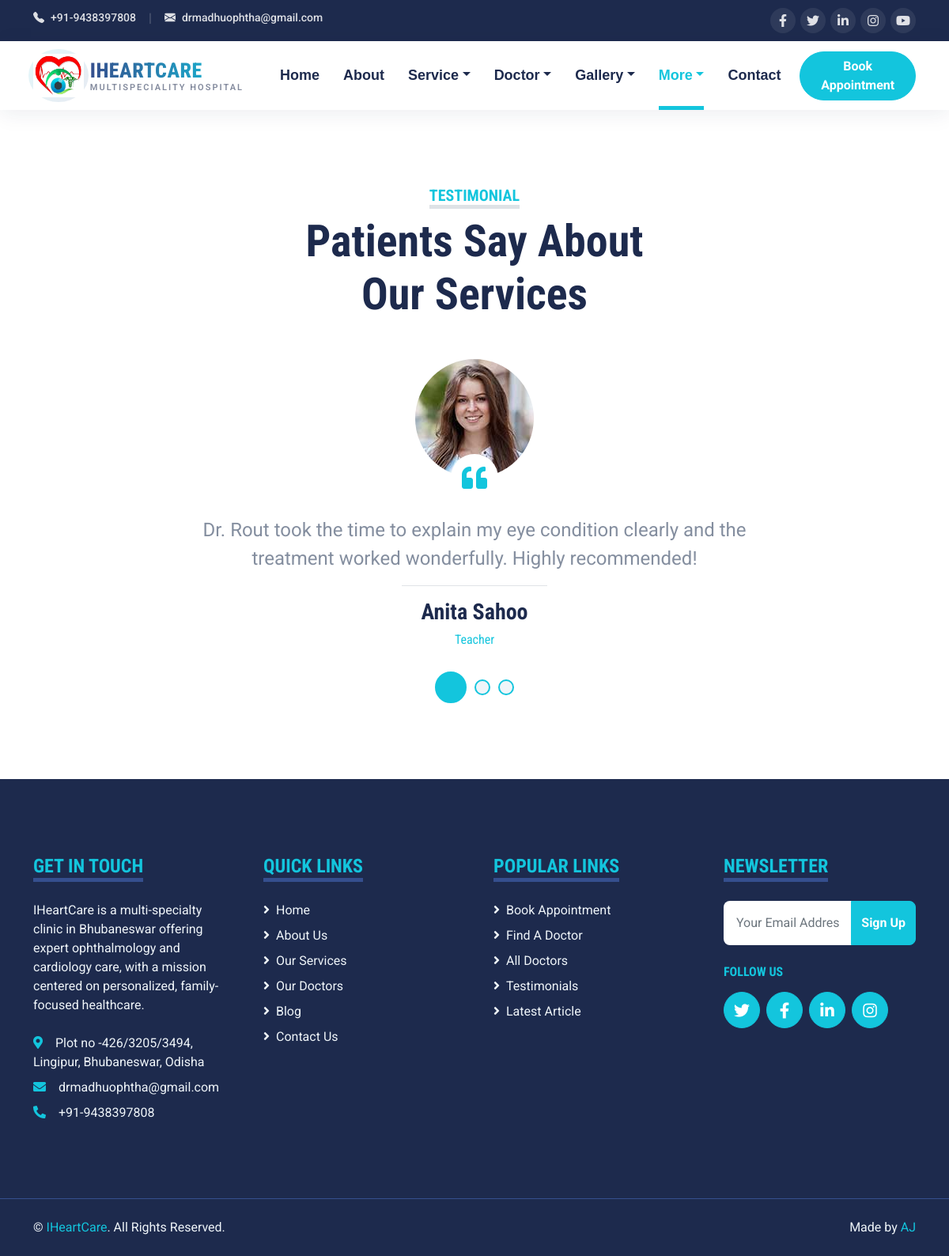
Page /testimonials/ on the committed database.
### core/models.py (models this page shows, shortened)
class SiteSettings(models.Model):
    site_name = models.CharField(max_length=100, default="IHeartCare")
    phone = models.CharField(max_length=30, default="+012 345 6789")
    email = models.EmailField(default="info@iheartcare.com")
    address = models.CharField(max_length=255, default="123 Street, New York, USA")
    about_text = models.TextField(
        blank=True,
        default="IHeartCare is committed to providing personalized, family-centered "
        "healthcare with compassion and expertise.",
    )
    map_embed_url = models.URLField(blank=True, help_text="Google Maps embed URL for the contact page")
    facebook_url = models.URLField(blank=True, default="#!")
    twitter_url = models.URLField(blank=True, default="#!")
    linkedin_url = models.URLField(blank=True, default="#!")
    instagram_url = models.URLField(blank=True, default="#!")
    youtube_url = models.URLField(blank=True, default="#!")
    class Meta:
        verbose_name = "Site Settings"
        verbose_name_plural = "Site Settings"
    @classmethod
    def load(cls):
        obj, _ = cls.objects.get_or_create(pk=1)
        return obj

class Testimonial(models.Model):
    patient_name = models.CharField(max_length=100)
    profession = models.CharField(max_length=100, blank=True)
    photo = models.ImageField(upload_to="testimonials/", blank=True, null=True)
    message = models.TextField()
    order = models.PositiveIntegerField(default=0)
    class Meta:
        ordering = ["order", "id"]

### core/views.py (the view)
# urls.py: path("testimonials/", views.testimonial, name="testimonial"),
def testimonial(request):
    context = _base_context("testimonial")
    context["testimonials"] = Testimonial.objects.all()
    return render(request, "testimonial/testimonial.html", context)

### core/context_processors.py (called while the page is built)
def site_settings(request):
    return {
        "site_settings": SiteSettings.load(),
        "nav_services": Service.objects.all(),
        "nav_doctors": Doctor.objects.all(),
    }

### core/models.py (called while the page is built)
    def get_absolute_url(self):
        return reverse("core:doctor_detail", args=[self.slug])

    def get_absolute_url(self):
        return reverse("core:service_detail", args=[self.slug])

### core/views.py (called while the page is built)
def _base_context(active):
    return {"active": active, "pages_group": PAGES_GROUP, "gallery_group": GALLERY_GROUP}

### templates/testimonial/testimonial.html (shortened to what this page needs)
{% extends "base.html" %}
{% load static %}
{% block content %}
{% include "partials/testimonial_carousel.html" %}
{% endblock %}

### templates/partials/navbar.html (shortened to what this page needs)
{% load static %}
<div class="topbar container-fluid d-none d-lg-block">
    <div class="container">
        <div class="row">
            <div class="col-md-6 text-center text-lg-start mb-2 mb-lg-0">
                <div class="d-inline-flex align-items-center">
                    <a class="topbar-link pe-3" href="tel:{{ site_settings.phone }}"><i
                            class="bi bi-telephone-fill me-2"></i>{{ site_settings.phone }}</a>
                    <span class="topbar-divider">|</span>
                    <a class="topbar-link px-3" href="mailto:{{ site_settings.email }}"><i
                            class="bi bi-envelope-fill me-2"></i>{{ site_settings.email }}</a>
                </div>
            </div>
            <div class="col-md-6 text-center text-lg-end">
                <div class="d-inline-flex align-items-center">
                    <a class="topbar-social" href="{{ site_settings.facebook_url }}">
                        <i class="fab fa-facebook-f"></i>
                    </a>
                    <a class="topbar-social" href="{{ site_settings.twitter_url }}">
                        <i class="fab fa-twitter"></i>
                    </a>
                    <a class="topbar-social" href="{{ site_settings.linkedin_url }}">
                        <i class="fab fa-linkedin-in"></i>
                    </a>
                    <a class="topbar-social" href="{{ site_settings.instagram_url }}">
                        <i class="fab fa-instagram"></i>
                    </a>
                    <a class="topbar-social" href="{{ site_settings.youtube_url }}">
                        <i class="fab fa-youtube"></i>
                    </a>
                </div>
            </div>
        </div>
    </div>
</div>
<div class="container-fluid sticky-top bg-white main-navbar{% if active != 'home' %} mb-5{% endif %}" id="mainNavbar">
    <div class="container">
        <nav class="navbar navbar-expand-lg bg-white navbar-light py-3 py-lg-0">
            <a href="{% url 'core:home' %}" class="navbar-brand d-flex align-items-center">
                <div class="navbar-logo-wrap me-2">
                    <img src="{% static 'core/img/logo.png' %}" alt="{{ site_settings.site_name }}" class="navbar-logo">
                </div>
                <div class="navbar-brand-text">
                    <h1 class="m-0 text-uppercase">{{ site_settings.site_name }}</h1>
                    <span class="navbar-brand-tagline">Multispeciality Hospital</span>
                </div>
            </a>
            <div class="collapse navbar-collapse" id="navbarCollapse">
                <div class="navbar-nav ms-auto py-0 align-items-lg-center">
                    <a href="{% url 'core:home' %}" class="nav-item nav-link {% if active == 'home' %}active{% endif %}">Home</a>
                    <a href="{% url 'core:about' %}" class="nav-item nav-link {% if active == 'about' %}active{% endif %}">About</a>
                    <div class="nav-item dropdown">
                        <a href="{% url 'core:service' %}" class="nav-link dropdown-toggle {% if active == 'service' %}active{% endif %}" data-bs-toggle="dropdown">Service</a>
                    </div>
                    <div class="nav-item dropdown">
                        <a href="{% url 'core:price' %}" class="nav-link dropdown-toggle {% if active == 'price' %}active{% endif %}" data-bs-toggle="dropdown">Doctor</a>
                    </div>
                    <div class="nav-item dropdown">
                        <a href="#" class="nav-link dropdown-toggle {% if active in gallery_group %}active{% endif %}" data-bs-toggle="dropdown">Gallery</a>
                    </div>
                    <div class="nav-item dropdown">
                        <a href="#" class="nav-link dropdown-toggle {% if active in pages_group %}active{% endif %}" data-bs-toggle="dropdown">More</a>
                    </div>
                    <a href="{% url 'core:contact' %}" class="nav-item nav-link {% if active == 'contact' %}active{% endif %}">Contact</a>
                    <a href="{% url 'core:appointment' %}" class="btn btn-primary rounded-pill px-4 ms-lg-4 my-3 my-lg-0">Book Appointment</a>
                </div>
            </div>
        </nav>
    </div>
</div>

### templates/partials/testimonial_carousel.html
{% load static %}
<div class="container-fluid py-5">
    <div class="container">
        <div class="text-center mx-auto mb-5" style="max-width: 500px;">
            <h5 class="d-inline-block text-primary text-uppercase border-bottom border-5">Testimonial</h5>
            <h1 class="display-4">Patients Say About Our Services</h1>
        </div>
        <div class="row justify-content-center">
            <div class="col-lg-8">
                <div class="owl-carousel testimonial-carousel">
                    {% for testimonial in testimonials %}
                    <div class="testimonial-item text-center">
                        <div class="position-relative mb-5">
                            {% if testimonial.photo %}
                            <img class="img-fluid rounded-circle mx-auto" src="{{ testimonial.photo.url }}" alt="{{ testimonial.patient_name }}">
                            {% else %}
                            <img class="img-fluid rounded-circle mx-auto" src="{% static 'core/img/testimonial-1.jpg' %}" alt="{{ testimonial.patient_name }}">
                            {% endif %}
                            <div class="position-absolute top-100 start-50 translate-middle d-flex align-items-center justify-content-center bg-white rounded-circle"
                                style="width: 60px; height: 60px;">
                                <i class="fa fa-quote-left fa-2x text-primary"></i>
                            </div>
                        </div>
                        <p class="fs-4 fw-normal">{{ testimonial.message }}</p>
                        <hr class="w-25 mx-auto">
                        <h3>{{ testimonial.patient_name }}</h3>
                        {% if testimonial.profession %}
                        <h6 class="fw-normal text-primary mb-3">{{ testimonial.profession }}</h6>
                        {% endif %}
                    </div>
                    {% endfor %}
                </div>
            </div>
        </div>
    </div>
</div>

### templates/partials/footer.html
{% load static %}
<div class="container-fluid bg-dark text-light mt-5 py-5">
    <div class="container py-5">
        <div class="row g-5">
            <div class="col-lg-3 col-md-6">
                <h4 class="d-inline-block text-primary text-uppercase border-bottom border-5 border-secondary mb-4">
                    Get In Touch</h4>
                <p class="mb-4">{{ site_settings.about_text }}</p>
                <p class="mb-2"><i class="fa fa-map-marker-alt text-primary me-3"></i>{{ site_settings.address }}</p>
                <p class="mb-2"><i class="fa fa-envelope text-primary me-3"></i>{{ site_settings.email }}</p>
                <p class="mb-0"><i class="fa fa-phone-alt text-primary me-3"></i>{{ site_settings.phone }}</p>
            </div>
            <div class="col-lg-3 col-md-6">
                <h4 class="d-inline-block text-primary text-uppercase border-bottom border-5 border-secondary mb-4">
                    Quick Links</h4>
                <div class="d-flex flex-column justify-content-start">
                    <a class="text-light mb-2" href="{% url 'core:home' %}"><i class="fa fa-angle-right me-2"></i>Home</a>
                    <a class="text-light mb-2" href="{% url 'core:about' %}"><i class="fa fa-angle-right me-2"></i>About Us</a>
                    <a class="text-light mb-2" href="{% url 'core:service' %}"><i class="fa fa-angle-right me-2"></i>Our Services</a>
                    <a class="text-light mb-2" href="{% url 'core:team' %}"><i class="fa fa-angle-right me-2"></i>Our Doctors</a>
                    <a class="text-light mb-2" href="{% url 'core:blog' %}"><i class="fa fa-angle-right me-2"></i>Blog</a>
                    <a class="text-light" href="{% url 'core:contact' %}"><i class="fa fa-angle-right me-2"></i>Contact Us</a>
                </div>
            </div>
            <div class="col-lg-3 col-md-6">
                <h4 class="d-inline-block text-primary text-uppercase border-bottom border-5 border-secondary mb-4">
                    Popular Links</h4>
                <div class="d-flex flex-column justify-content-start">
                    <a class="text-light mb-2" href="{% url 'core:appointment' %}"><i class="fa fa-angle-right me-2"></i>Book Appointment</a>
                    <a class="text-light mb-2" href="{% url 'core:search' %}"><i class="fa fa-angle-right me-2"></i>Find A Doctor</a>
                    <a class="text-light mb-2" href="{% url 'core:price' %}"><i class="fa fa-angle-right me-2"></i>All Doctors</a>
                    <a class="text-light mb-2" href="{% url 'core:testimonial' %}"><i class="fa fa-angle-right me-2"></i>Testimonials</a>
                    <a class="text-light" href="{% url 'core:detail' %}"><i class="fa fa-angle-right me-2"></i>Latest Article</a>
                </div>
            </div>
            <div class="col-lg-3 col-md-6">
                <h4 class="d-inline-block text-primary text-uppercase border-bottom border-5 border-secondary mb-4">
                    Newsletter</h4>
                <form action="">
                    <div class="input-group">
                        <input type="text" class="form-control p-3 border-0" placeholder="Your Email Address">
                        <button class="btn btn-primary">Sign Up</button>
                    </div>
                </form>
                <h6 class="text-primary text-uppercase mt-4 mb-3">Follow Us</h6>
                <div class="d-flex">
                    <a class="btn btn-lg btn-primary btn-lg-square rounded-circle me-2" href="{{ site_settings.twitter_url }}"><i
                            class="fab fa-twitter"></i></a>
                    <a class="btn btn-lg btn-primary btn-lg-square rounded-circle me-2" href="{{ site_settings.facebook_url }}"><i
                            class="fab fa-facebook-f"></i></a>
                    <a class="btn btn-lg btn-primary btn-lg-square rounded-circle me-2" href="{{ site_settings.linkedin_url }}"><i
                            class="fab fa-linkedin-in"></i></a>
                    <a class="btn btn-lg btn-primary btn-lg-square rounded-circle" href="{{ site_settings.instagram_url }}"><i
                            class="fab fa-instagram"></i></a>
                </div>
            </div>
        </div>
    </div>
</div>
<div class="container-fluid bg-dark text-light border-top border-secondary py-4">
    <div class="container">
        <div class="row g-5">
            <div class="col-md-6 text-center text-md-start">
                <p class="mb-md-0">&copy; <a class="text-primary" href="{% url 'core:home' %}">{{ site_settings.site_name }}</a>. All Rights Reserved.
                </p>
            </div>
            <div class="col-md-6 text-center text-md-end">
                <p class="mb-0">Made by <span class="text-primary">AJ</span></p>
            </div>
        </div>
    </div>
</div>

### static/core/css/style.css (style rules this page uses)
:root { --primary: #13C5DD; --secondary: #354F8E; --light: #EFF5F9; --dark: #1D2A4D; }
.btn { font-weight: 700; transition: .5s; }
.btn-primary { color: #FFFFFF; }
.btn-lg-square { width: 46px; height: 46px; }
.btn-square, .btn-sm-square, .btn-lg-square { padding-left: 0; padding-right: 0; text-align: center; }
.topbar { background: var(--dark); padding: 10px 0; }
.topbar-link { text-decoration: none; color: rgba(255, 255, 255, .85); font-size: 14px; font-weight: 500; transition: .3s; }
.topbar-divider { color: rgba(255, 255, 255, .25); }
.topbar-social { display: inline-flex; align-items: center; justify-content: center; width: 32px; height: 32px; margin-left: 6px; border-radius: 50%; color: rgba(255, 255, 255, .85); background: rgba(255, 255, 255, .08); transition: .3s; }
.main-navbar { box-shadow: 0 5px 25px rgba(29, 42, 77, .08); transition: box-shadow .3s ease; }
.navbar-logo-wrap { position: relative; display: inline-flex; border-radius: 50%; transition: height .3s ease; }
.navbar-logo-wrap::before { content: ''; position: absolute; inset: -6px; border-radius: 50%; background: linear-gradient(135deg, var(--primary), var(--secondary)); opacity: .12; transition: opacity .3s ease; }
.navbar-logo { position: relative; height: 55px; width: auto; transition: height .3s ease; }
.navbar-brand-text { line-height: 1; }
.navbar-brand-text h1 { font-size: 26px; font-weight: 800; letter-spacing: .5px; line-height: 1; background: linear-gradient(90deg, var(--secondary), var(--primary)); -webkit-background-clip: text; background-clip: text; -webkit-text-fill-color: transparent; transition: font-size .3s ease; }
.navbar-brand-tagline { display: block; font-size: 11px; font-weight: 600; letter-spacing: 2px; text-transform: uppercase; color: var(--dark); opacity: .55; margin-top: 3px; }
.navbar-light .navbar-nav .nav-link { font-family: 'Jost', sans-serif; position: relative; margin-left: 30px; padding: 30px 0; font-size: 18px; font-weight: 700; color: var(--dark); outline: none; transition: .5s; }
.navbar-light .navbar-nav .nav-link:hover, .navbar-light .navbar-nav .nav-link.active { color: var(--primary); }
@media (min-width: 992px) { .navbar-light .navbar-nav .nav-link::before { position: absolute; content: ""; width: 0; height: 5px; bottom: 0; left: 50%; background: var(--primary); transition: .5s; } }
@media (min-width: 992px) { .navbar-light .navbar-nav .nav-link:hover::before, .navbar-light .navbar-nav .nav-link.active::before { width: 100%; left: 0; } }
.testimonial-carousel .owl-item img { width: 150px; height: 150px; }

### rows in the picture
SiteSettings: phone "+91-9438397808", email "drmadhuophtha@gmail.com", site_name "IHEARTCARE", about_text "IHeartCare is a multi-specialty clinic in Bhubaneswar offering expert ophthalmology and cardiology care, with a mission centered on personalized, family-focused healthcare.", address "Plot no -426/3205/3494, Lingipur, Bhubaneswar, Odisha", site_name "IHeartCare"
Testimonial: photo (picture), message "Dr. Rout took the time to explain my eye condition clearly and the treatment worked wonderfully. Highly recommended!", patient_name "Anita Sahoo", profession "Teacher"
